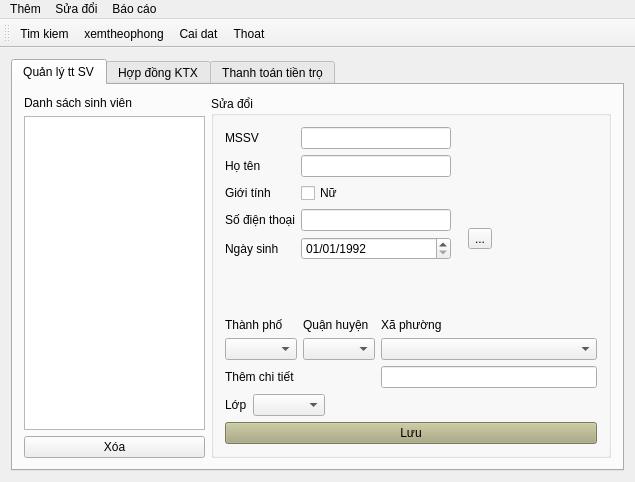
<?xml version="1.0" encoding="UTF-8"?>
<ui version="4.0">
 <class>MainWindow</class>
 <widget class="QMainWindow" name="MainWindow">
  <property name="geometry">
   <rect>
    <x>0</x>
    <y>0</y>
    <width>635</width>
    <height>482</height>
   </rect>
  </property>
  <property name="minimumSize">
   <size>
    <width>330</width>
    <height>0</height>
   </size>
  </property>
  <property name="windowTitle">
   <string>Quản lý SV KTX</string>
  </property>
  <property name="styleSheet">
   <string notr="true"/>
  </property>
  <widget class="QWidget" name="centralWidget">
   <layout class="QHBoxLayout" name="horizontalLayout">
    <item>
     <widget class="QTabWidget" name="tabWidget">
      <property name="styleSheet">
       <string notr="true">border-color: qlineargradient(spread:pad, x1:0, y1:0, x2:1, y2:0, stop:0 rgba(245, 224, 176, 255), stop:0.09 rgba(246, 189, 237, 255), stop:0.14 rgba(194, 207, 246, 255), stop:0.19 rgba(184, 160, 168, 255), stop:0.25 rgba(171, 186, 248, 255), stop:0.32 rgba(243, 248, 224, 255), stop:0.385 rgba(249, 162, 183, 255), stop:0.47 rgba(100, 115, 124, 255), stop:0.58 rgba(251, 205, 202, 255), stop:0.65 rgba(170, 128, 185, 255), stop:0.75 rgba(252, 222, 204, 255), stop:0.805 rgba(206, 122, 218, 255), stop:0.86 rgba(254, 223, 175, 255), stop:0.91 rgba(254, 236, 244, 255), stop:1 rgba(255, 191, 221, 255));</string>
      </property>
      <property name="currentIndex">
       <number>0</number>
      </property>
      <widget class="QWidget" name="tab">
       <attribute name="title">
        <string>Quản lý tt SV</string>
       </attribute>
       <layout class="QHBoxLayout" name="horizontalLayout_2">
        <item>
         <layout class="QVBoxLayout" name="verticalLayout_3">
          <item>
           <widget class="QLabel" name="label_2">
            <property name="text">
             <string>Danh sách sinh viên</string>
            </property>
           </widget>
          </item>
          <item>
           <widget class="QListView" name="listView_sv">
            <property name="contextMenuPolicy">
             <enum>Qt::DefaultContextMenu</enum>
            </property>
           </widget>
          </item>
          <item>
           <widget class="QPushButton" name="pushButton_dlsv">
            <property name="text">
             <string>Xóa</string>
            </property>
           </widget>
          </item>
         </layout>
        </item>
        <item>
         <widget class="QGroupBox" name="groupBox">
          <property name="sizePolicy">
           <sizepolicy hsizetype="Fixed" vsizetype="Expanding">
            <horstretch>0</horstretch>
            <verstretch>0</verstretch>
           </sizepolicy>
          </property>
          <property name="minimumSize">
           <size>
            <width>400</width>
            <height>0</height>
           </size>
          </property>
          <property name="styleSheet">
           <string notr="true"/>
          </property>
          <property name="title">
           <string>Sửa đổi</string>
          </property>
          <layout class="QVBoxLayout" name="verticalLayout_4">
           <item>
            <layout class="QFormLayout" name="formLayout_5">
             <property name="fieldGrowthPolicy">
              <enum>QFormLayout::AllNonFixedFieldsGrow</enum>
             </property>
             <item row="0" column="0">
              <layout class="QFormLayout" name="formLayout_2">
               <property name="sizeConstraint">
                <enum>QLayout::SetMaximumSize</enum>
               </property>
               <item row="0" column="0">
                <widget class="QLabel" name="label_4">
                 <property name="text">
                  <string>MSSV</string>
                 </property>
                </widget>
               </item>
               <item row="0" column="1">
                <widget class="QLineEdit" name="lineEdit_mssvSV">
                 <property name="inputMethodHints">
                  <set>Qt::ImhPreferUppercase</set>
                 </property>
                 <property name="maxLength">
                  <number>12</number>
                 </property>
                </widget>
               </item>
               <item row="2" column="0">
                <widget class="QLabel" name="label_3">
                 <property name="text">
                  <string>Họ tên</string>
                 </property>
                </widget>
               </item>
               <item row="2" column="1">
                <widget class="QLineEdit" name="lineEdit_hotenSV">
                 <property name="sizePolicy">
                  <sizepolicy hsizetype="Fixed" vsizetype="Fixed">
                   <horstretch>0</horstretch>
                   <verstretch>0</verstretch>
                  </sizepolicy>
                 </property>
                 <property name="minimumSize">
                  <size>
                   <width>150</width>
                   <height>0</height>
                  </size>
                 </property>
                 <property name="inputMethodHints">
                  <set>Qt::ImhPreferUppercase</set>
                 </property>
                 <property name="maxLength">
                  <number>32</number>
                 </property>
                </widget>
               </item>
               <item row="4" column="0">
                <widget class="QLabel" name="label_17">
                 <property name="text">
                  <string>Số điện thoại</string>
                 </property>
                </widget>
               </item>
               <item row="4" column="1">
                <widget class="QLineEdit" name="lineEdit_sdtSV">
                 <property name="inputMethodHints">
                  <set>Qt::ImhDigitsOnly</set>
                 </property>
                 <property name="maxLength">
                  <number>13</number>
                 </property>
                </widget>
               </item>
               <item row="5" column="1">
                <widget class="QDateEdit" name="dateEdit_ngaysinh">
                 <property name="date">
                  <date>
                   <year>1992</year>
                   <month>1</month>
                   <day>1</day>
                  </date>
                 </property>
                 <property name="displayFormat">
                  <string>dd/MM/yyyy</string>
                 </property>
                </widget>
               </item>
               <item row="5" column="0">
                <widget class="QLabel" name="label_18">
                 <property name="text">
                  <string>Ngày sinh</string>
                 </property>
                </widget>
               </item>
               <item row="3" column="1">
                <widget class="QCheckBox" name="checkBox_gt">
                 <property name="text">
                  <string>Nữ</string>
                 </property>
                </widget>
               </item>
               <item row="3" column="0">
                <widget class="QLabel" name="label_19">
                 <property name="text">
                  <string>Giới tính</string>
                 </property>
                </widget>
               </item>
              </layout>
             </item>
             <item row="0" column="1">
              <widget class="QWidget" name="widget" native="true">
               <layout class="QVBoxLayout" name="verticalLayout_6">
                <item>
                 <widget class="QLabel" name="label_pic">
                  <property name="text">
                   <string/>
                  </property>
                 </widget>
                </item>
                <item>
                 <widget class="QToolButton" name="toolButton">
                  <property name="text">
                   <string>...</string>
                  </property>
                 </widget>
                </item>
               </layout>
              </widget>
             </item>
            </layout>
           </item>
           <item>
            <layout class="QGridLayout" name="gridLayout_3">
             <item row="1" column="0">
              <widget class="QLabel" name="label_5">
               <property name="text">
                <string>Thành phố</string>
               </property>
              </widget>
             </item>
             <item row="1" column="1">
              <widget class="QLabel" name="label_13">
               <property name="text">
                <string>Quận huyện</string>
               </property>
              </widget>
             </item>
             <item row="1" column="2">
              <widget class="QLabel" name="label_14">
               <property name="text">
                <string>Xã phường</string>
               </property>
              </widget>
             </item>
             <item row="2" column="0">
              <widget class="QComboBox" name="comboBox_tp">
               <property name="enabled">
                <bool>true</bool>
               </property>
               <property name="editable">
                <bool>false</bool>
               </property>
              </widget>
             </item>
             <item row="2" column="1">
              <widget class="QComboBox" name="comboBox_qh">
               <property name="enabled">
                <bool>true</bool>
               </property>
              </widget>
             </item>
             <item row="2" column="2">
              <widget class="QComboBox" name="comboBox_xp"/>
             </item>
             <item row="3" column="0">
              <widget class="QLabel" name="label_6">
               <property name="text">
                <string>Thêm chi tiết</string>
               </property>
              </widget>
             </item>
             <item row="3" column="2">
              <widget class="QLineEdit" name="lineEdit_diachi"/>
             </item>
             <item row="0" column="1">
              <spacer name="verticalSpacer">
               <property name="orientation">
                <enum>Qt::Vertical</enum>
               </property>
               <property name="sizeHint" stdset="0">
                <size>
                 <width>20</width>
                 <height>40</height>
                </size>
               </property>
              </spacer>
             </item>
            </layout>
           </item>
           <item>
            <layout class="QFormLayout" name="formLayout_4">
             <item row="0" column="0">
              <layout class="QFormLayout" name="formLayout_3">
               <property name="sizeConstraint">
                <enum>QLayout::SetDefaultConstraint</enum>
               </property>
               <property name="fieldGrowthPolicy">
                <enum>QFormLayout::AllNonFixedFieldsGrow</enum>
               </property>
               <item row="0" column="0">
                <widget class="QLabel" name="label_16">
                 <property name="text">
                  <string>Lớp</string>
                 </property>
                </widget>
               </item>
               <item row="0" column="1">
                <widget class="QComboBox" name="comboBox_lopSv"/>
               </item>
              </layout>
             </item>
             <item row="0" column="1">
              <spacer name="horizontalSpacer_2">
               <property name="orientation">
                <enum>Qt::Horizontal</enum>
               </property>
               <property name="sizeHint" stdset="0">
                <size>
                 <width>100</width>
                 <height>20</height>
                </size>
               </property>
              </spacer>
             </item>
            </layout>
           </item>
           <item>
            <widget class="QPushButton" name="pushButton">
             <property name="styleSheet">
              <string notr="true">background-color: rgb(170, 170, 127);</string>
             </property>
             <property name="text">
              <string>Lưu</string>
             </property>
            </widget>
           </item>
          </layout>
         </widget>
        </item>
       </layout>
      </widget>
      <widget class="QWidget" name="tab_2">
       <attribute name="title">
        <string>Hợp đồng KTX</string>
       </attribute>
       <layout class="QHBoxLayout" name="horizontalLayout_3">
        <item>
         <layout class="QVBoxLayout" name="verticalLayout_5">
          <item>
           <widget class="QTreeView" name="treeView"/>
          </item>
         </layout>
        </item>
        <item>
         <widget class="QGroupBox" name="groupBox_2">
          <property name="sizePolicy">
           <sizepolicy hsizetype="Fixed" vsizetype="Preferred">
            <horstretch>0</horstretch>
            <verstretch>0</verstretch>
           </sizepolicy>
          </property>
          <property name="minimumSize">
           <size>
            <width>300</width>
            <height>0</height>
           </size>
          </property>
          <property name="title">
           <string>Hợp đồng</string>
          </property>
          <layout class="QVBoxLayout" name="verticalLayout">
           <item>
            <layout class="QGridLayout" name="gridLayout">
             <item row="0" column="1">
              <widget class="QComboBox" name="comboxLop_tabHopdong"/>
             </item>
             <item row="0" column="0">
              <widget class="QLabel" name="label_10">
               <property name="text">
                <string>Lớp</string>
               </property>
              </widget>
             </item>
             <item row="2" column="0">
              <widget class="QLabel" name="label_9">
               <property name="text">
                <string>Tên SV</string>
               </property>
              </widget>
             </item>
             <item row="2" column="1">
              <widget class="QComboBox" name="comboBoxSV_tabHD"/>
             </item>
            </layout>
           </item>
           <item>
            <layout class="QGridLayout" name="gridLayout_2">
             <item row="0" column="0">
              <widget class="QLabel" name="label_11">
               <property name="text">
                <string>Phòng</string>
               </property>
              </widget>
             </item>
             <item row="0" column="1">
              <widget class="QComboBox" name="comboBoxPhong_tabHD"/>
             </item>
            </layout>
           </item>
           <item>
            <layout class="QFormLayout" name="formLayout">
             <item row="0" column="0">
              <widget class="QLabel" name="label_15">
               <property name="text">
                <string>Ngày đăng ký</string>
               </property>
              </widget>
             </item>
             <item row="0" column="1">
              <widget class="QDateEdit" name="dateEdit_ngadk">
               <property name="maximumDate">
                <date>
                 <year>2100</year>
                 <month>12</month>
                 <day>31</day>
                </date>
               </property>
               <property name="minimumDate">
                <date>
                 <year>2014</year>
                 <month>1</month>
                 <day>1</day>
                </date>
               </property>
               <property name="displayFormat">
                <string>dd/MM/yyyy</string>
               </property>
              </widget>
             </item>
             <item row="1" column="1">
              <widget class="QDateEdit" name="dateEdit_thoihan">
               <property name="date">
                <date>
                 <year>2015</year>
                 <month>1</month>
                 <day>1</day>
                </date>
               </property>
               <property name="displayFormat">
                <string>dd/MM/yyyy</string>
               </property>
              </widget>
             </item>
             <item row="1" column="0">
              <widget class="QLabel" name="label_8">
               <property name="text">
                <string>Thời hạn đến</string>
               </property>
              </widget>
             </item>
             <item row="2" column="1">
              <widget class="QPushButton" name="pushButton_4">
               <property name="text">
                <string>In hợp đồng</string>
               </property>
              </widget>
             </item>
            </layout>
           </item>
           <item>
            <widget class="QPushButton" name="pushButton_3">
             <property name="text">
              <string>Thêm hợp đồng mới</string>
             </property>
            </widget>
           </item>
          </layout>
         </widget>
        </item>
        <item>
         <widget class="QLabel" name="label_7">
          <property name="text">
           <string/>
          </property>
         </widget>
        </item>
       </layout>
      </widget>
      <widget class="QWidget" name="tab_3">
       <attribute name="title">
        <string>Thanh toán tiền trọ</string>
       </attribute>
       <layout class="QHBoxLayout" name="horizontalLayout_4">
        <item>
         <layout class="QVBoxLayout" name="verticalLayout_2">
          <item>
           <widget class="QTreeView" name="treeView_thanhtoan">
            <property name="sizePolicy">
             <sizepolicy hsizetype="Fixed" vsizetype="Expanding">
              <horstretch>0</horstretch>
              <verstretch>0</verstretch>
             </sizepolicy>
            </property>
           </widget>
          </item>
          <item>
           <widget class="QLineEdit" name="lineEdit">
            <property name="sizePolicy">
             <sizepolicy hsizetype="Fixed" vsizetype="Fixed">
              <horstretch>0</horstretch>
              <verstretch>0</verstretch>
             </sizepolicy>
            </property>
           </widget>
          </item>
         </layout>
        </item>
        <item>
         <widget class="QGroupBox" name="groupBox_3">
          <property name="title">
           <string>Thông tin thanh toán</string>
          </property>
          <layout class="QVBoxLayout" name="verticalLayout_7">
           <item>
            <layout class="QFormLayout" name="formLayout_8">
             <item row="0" column="1">
              <widget class="QLabel" name="label_ten">
               <property name="text">
                <string/>
               </property>
              </widget>
             </item>
             <item row="1" column="0">
              <widget class="QLabel" name="label_21">
               <property name="text">
                <string>Phòng ở</string>
               </property>
              </widget>
             </item>
             <item row="1" column="1">
              <widget class="QSpinBox" name="spinBox_PHONG">
               <property name="enabled">
                <bool>false</bool>
               </property>
              </widget>
             </item>
             <item row="0" column="0">
              <widget class="QLabel" name="label_20">
               <property name="text">
                <string>Tên sinh viên</string>
               </property>
              </widget>
             </item>
            </layout>
           </item>
           <item>
            <layout class="QGridLayout" name="gridLayout_4">
             <item row="0" column="0">
              <widget class="QLabel" name="label_22">
               <property name="text">
                <string>TT điện</string>
               </property>
              </widget>
             </item>
             <item row="0" column="1">
              <widget class="QSpinBox" name="spinBox_DIEN">
               <property name="enabled">
                <bool>false</bool>
               </property>
               <property name="maximum">
                <number>99999</number>
               </property>
              </widget>
             </item>
             <item row="0" column="2">
              <widget class="QLabel" name="label_24">
               <property name="text">
                <string>Thành tiền</string>
               </property>
              </widget>
             </item>
             <item row="0" column="3">
              <widget class="QLineEdit" name="lineEdit_TIENDIEN">
               <property name="enabled">
                <bool>false</bool>
               </property>
              </widget>
             </item>
             <item row="1" column="0">
              <widget class="QLabel" name="label_23">
               <property name="text">
                <string>TT nước</string>
               </property>
              </widget>
             </item>
             <item row="1" column="1">
              <widget class="QSpinBox" name="spinBox_NUOC">
               <property name="enabled">
                <bool>false</bool>
               </property>
               <property name="maximum">
                <number>999999</number>
               </property>
              </widget>
             </item>
             <item row="1" column="2">
              <widget class="QLabel" name="label_25">
               <property name="text">
                <string>Thành tiền</string>
               </property>
              </widget>
             </item>
             <item row="1" column="3">
              <widget class="QLineEdit" name="lineEdit_TIENNUOC">
               <property name="enabled">
                <bool>false</bool>
               </property>
              </widget>
             </item>
            </layout>
           </item>
           <item>
            <layout class="QGridLayout" name="gridLayout_5">
             <item row="0" column="0">
              <widget class="QLabel" name="label_26">
               <property name="text">
                <string>Tiền trọ</string>
               </property>
              </widget>
             </item>
             <item row="0" column="1">
              <widget class="QSpinBox" name="spinBox_tientro">
               <property name="maximum">
                <number>999999999</number>
               </property>
              </widget>
             </item>
             <item row="1" column="0">
              <widget class="QLabel" name="label_27">
               <property name="text">
                <string>Kỳ</string>
               </property>
              </widget>
             </item>
             <item row="1" column="1">
              <widget class="QDateEdit" name="dateEdit_quy">
               <property name="date">
                <date>
                 <year>2014</year>
                 <month>1</month>
                 <day>1</day>
                </date>
               </property>
              </widget>
             </item>
             <item row="2" column="0">
              <widget class="QLabel" name="label_28">
               <property name="text">
                <string>Tổng tiền</string>
               </property>
              </widget>
             </item>
             <item row="2" column="1">
              <widget class="QLabel" name="label_tien">
               <property name="font">
                <font>
                 <pointsize>12</pointsize>
                 <weight>75</weight>
                 <bold>true</bold>
                 <underline>true</underline>
                 <strikeout>false</strikeout>
                </font>
               </property>
               <property name="text">
                <string/>
               </property>
              </widget>
             </item>
            </layout>
           </item>
           <item>
            <widget class="QPushButton" name="pushButton_5">
             <property name="text">
              <string>In phiếu thu tền trọ</string>
             </property>
            </widget>
           </item>
          </layout>
         </widget>
        </item>
       </layout>
      </widget>
     </widget>
    </item>
   </layout>
  </widget>
  <widget class="QToolBar" name="mainToolBar">
   <attribute name="toolBarArea">
    <enum>TopToolBarArea</enum>
   </attribute>
   <attribute name="toolBarBreak">
    <bool>false</bool>
   </attribute>
   <addaction name="actionTim_kiem"/>
   <addaction name="actionXemtheophong"/>
   <addaction name="actionCai_dat"/>
   <addaction name="actionThoat"/>
  </widget>
  <widget class="QMenuBar" name="menuBar">
   <property name="geometry">
    <rect>
     <x>0</x>
     <y>0</y>
     <width>635</width>
     <height>22</height>
    </rect>
   </property>
   <widget class="QMenu" name="menuExit">
    <property name="title">
     <string>Thêm</string>
    </property>
    <addaction name="action_i_t_ng_m_i"/>
    <addaction name="actionPh_ng_m_i"/>
    <addaction name="actionT_i_s_n"/>
    <addaction name="actionL_p"/>
   </widget>
   <widget class="QMenu" name="menuS_a_i_t_ng">
    <property name="title">
     <string>Sửa đổi</string>
    </property>
    <addaction name="action_i_t_ng"/>
   </widget>
   <widget class="QMenu" name="menuTh_ng_k">
    <property name="title">
     <string>Báo cáo</string>
    </property>
    <addaction name="actionDanh_s_ch_SV_theo_phong"/>
    <addaction name="actionTh_ng_k_theo_ti_nh_tha_nh"/>
    <addaction name="actionKhoa"/>
    <addaction name="actionTheo_nga_nh"/>
   </widget>
   <addaction name="menuExit"/>
   <addaction name="menuS_a_i_t_ng"/>
   <addaction name="menuTh_ng_k"/>
  </widget>
  <action name="actionThoat">
   <property name="checkable">
    <bool>false</bool>
   </property>
   <property name="icon">
    <iconset resource="libIcons.qrc">
     <normaloff>:/newPrefix/lib-icons/Windows Icons/exit.png</normaloff>:/newPrefix/lib-icons/Windows Icons/exit.png</iconset>
   </property>
   <property name="text">
    <string>Thoat</string>
   </property>
   <property name="toolTip">
    <string>Thoát khỏi chương trình</string>
   </property>
  </action>
  <action name="actionCai_dat">
   <property name="icon">
    <iconset resource="libIcons.qrc">
     <normaloff>:/newPrefix/lib-icons/Windows Icons/Gear.ico</normaloff>:/newPrefix/lib-icons/Windows Icons/Gear.ico</iconset>
   </property>
   <property name="text">
    <string>Cai dat</string>
   </property>
   <property name="toolTip">
    <string>Cài đặt thông số kết nối tới mysql</string>
   </property>
  </action>
  <action name="actionTim_kiem">
   <property name="icon">
    <iconset resource="libIcons.qrc">
     <normaloff>:/newPrefix/lib-icons/Windows Icons/Magnifying Glass.ico</normaloff>:/newPrefix/lib-icons/Windows Icons/Magnifying Glass.ico</iconset>
   </property>
   <property name="text">
    <string>Tim kiem</string>
   </property>
   <property name="toolTip">
    <string>&lt;html&gt;&lt;head/&gt;&lt;body&gt;&lt;p&gt;Tìm sinh viên theo mã số&lt;/p&gt;&lt;/body&gt;&lt;/html&gt;</string>
   </property>
  </action>
  <action name="action_i_t_ng">
   <property name="text">
    <string>Đối tượng</string>
   </property>
  </action>
  <action name="action_i_t_ng_m_i">
   <property name="text">
    <string>Đối tượng mới</string>
   </property>
  </action>
  <action name="actionKhoa_m_i">
   <property name="text">
    <string>Khoa mới</string>
   </property>
  </action>
  <action name="actionPh_ng_m_i">
   <property name="text">
    <string>Phòng mới</string>
   </property>
  </action>
  <action name="actionT_i_s_n">
   <property name="text">
    <string>Tài sản</string>
   </property>
  </action>
  <action name="actionL_p">
   <property name="text">
    <string>Lớp</string>
   </property>
  </action>
  <action name="actionXemtheophong">
   <property name="icon">
    <iconset resource="libIcons.qrc">
     <normaloff>:/newPrefix/lib-icons/Windows Icons/Door.ico</normaloff>:/newPrefix/lib-icons/Windows Icons/Door.ico</iconset>
   </property>
   <property name="text">
    <string>xemtheophong</string>
   </property>
   <property name="toolTip">
    <string>&lt;html&gt;&lt;head/&gt;&lt;body&gt;&lt;p&gt;Xem danh sách sinh viên theo phòng&lt;/p&gt;&lt;/body&gt;&lt;/html&gt;</string>
   </property>
  </action>
  <action name="actionDanh_s_ch_SV_theo_phong">
   <property name="text">
    <string>Theo phòng</string>
   </property>
  </action>
  <action name="actionTh_ng_k_theo_ti_nh_tha_nh">
   <property name="text">
    <string>Theo tỉnh/ thành</string>
   </property>
   <property name="toolTip">
    <string>Báo cáo theo tỉnh thành phố</string>
   </property>
  </action>
  <action name="actionKhoa">
   <property name="text">
    <string>Khoa</string>
   </property>
  </action>
  <action name="actionTheo_nga_nh">
   <property name="text">
    <string>Theo ngành</string>
   </property>
  </action>
 </widget>
 <layoutdefault spacing="6" margin="11"/>
 <tabstops>
  <tabstop>treeView</tabstop>
  <tabstop>comboxLop_tabHopdong</tabstop>
  <tabstop>comboBoxSV_tabHD</tabstop>
  <tabstop>comboBoxPhong_tabHD</tabstop>
  <tabstop>dateEdit_ngadk</tabstop>
  <tabstop>dateEdit_thoihan</tabstop>
  <tabstop>pushButton_3</tabstop>
  <tabstop>listView_sv</tabstop>
  <tabstop>pushButton_dlsv</tabstop>
  <tabstop>lineEdit_mssvSV</tabstop>
  <tabstop>lineEdit_hotenSV</tabstop>
  <tabstop>checkBox_gt</tabstop>
  <tabstop>lineEdit_sdtSV</tabstop>
  <tabstop>dateEdit_ngaysinh</tabstop>
  <tabstop>comboBox_tp</tabstop>
  <tabstop>comboBox_qh</tabstop>
  <tabstop>comboBox_xp</tabstop>
  <tabstop>lineEdit_diachi</tabstop>
  <tabstop>comboBox_lopSv</tabstop>
  <tabstop>pushButton</tabstop>
 </tabstops>
 <resources>
  <include location="libIcons.qrc"/>
 </resources>
 <connections/>
</ui>
